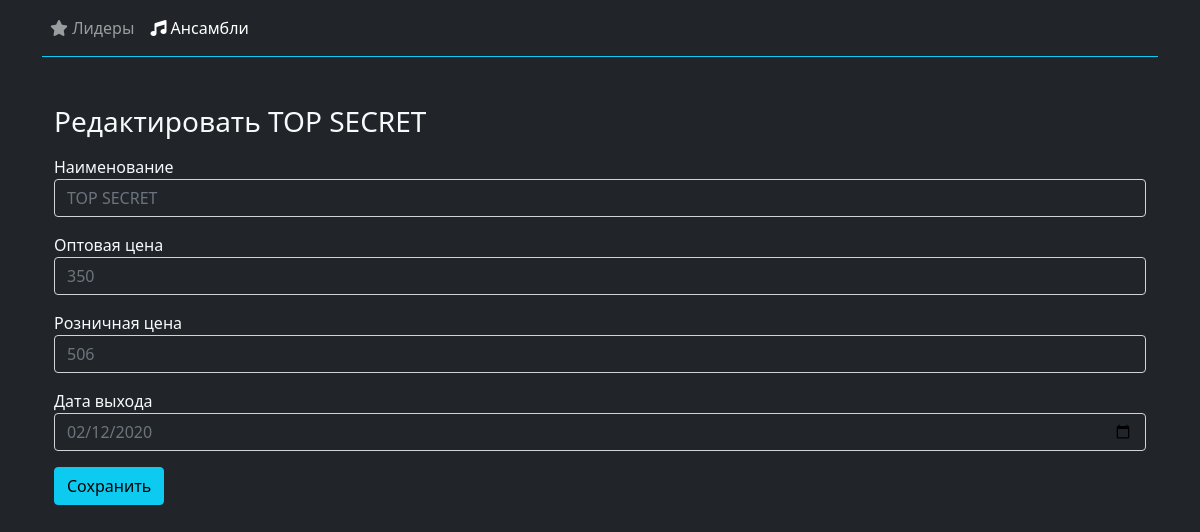
Page /edit-record?ensemble_id=1&record_id=2 on the earlier database version.
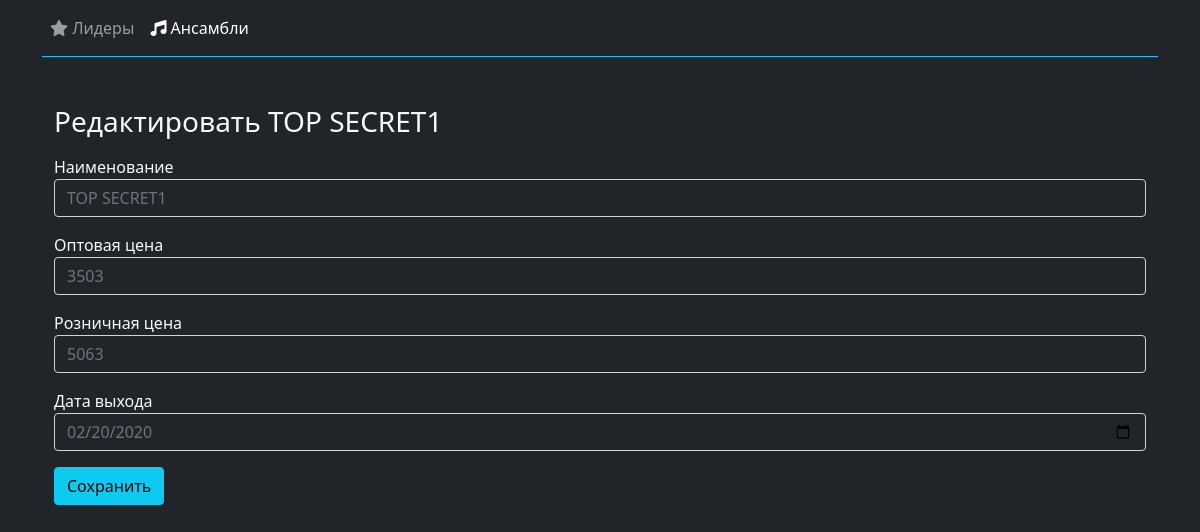
Same page on the later database version.
### models.py (models this page shows)
class Record(db.Model):
    id = db.Column(db.Integer, primary_key=True, autoincrement=True)
    ensemble_id = db.Column(db.Integer, db.ForeignKey('ensemble.id'), nullable=False)
    label_id = db.Column(db.Integer, db.ForeignKey('label.id'), nullable=False)
    seller_id = db.Column(db.Integer, db.ForeignKey('seller.id'), nullable=False)
    name = db.Column(db.String(80), nullable=False)
    price_wholesale = db.Column(db.Integer, nullable=False)
    price_retail = db.Column(db.Integer, nullable=False)
    release_date = db.Column(db.Date, nullable=False)

### app.py (the view, shortened to what this page needs)
@app.route('/edit-record', methods=["GET", "POST"])
def edit_record():
    ensemble_id = request.args.get('ensemble_id')
    record_id = request.args.get('record_id')
    record = Record.query.filter_by(id=record_id).first()
    return render_template('edit_record.html', record=record, ensemble_id=ensemble_id)

### templates/edit_record.html (shortened to what this page needs)
<!doctype html>
<html lang="en">
<head>
    <link href="https://cdn.jsdelivr.net/npm/bootstrap@5.0.0-beta1/dist/css/bootstrap.min.css" rel="stylesheet"
>
</head>
<body style="background-color:#212529 !important">
<div class="container">
    <nav class="navbar navbar-expand-sm bg-dark navbar-dark border-bottom border-info">
        <ul class="navbar-nav ">
            <li class="nav-item">
                <a class="nav-link" href="/"><i class="fa fa-star" aria-hidden="true"></i></i> Лидеры</a>
            </li>
            <li class="nav-item">
                <a class="nav-link active ml-2" href="/ensembles"><i class="fa fa-music" aria-hidden="true"></i>
                    Ансамбли</a>
            </li>
        </ul>
    </nav>
    <div class="container">
        <h3 class="text-light mt-5">Редактировать {{ record.name }}</h3>
        <form action="/edit-record" method="POST">
            <div class="form-group mt-3">
                <label for="record_name"  class="text-light">Наименование</label>
                <input class="form-control bg-dark text-muted" type="text" name="record_name" id="record_name" value="{{ record.name }}" required>
            </div>
            <div class="form-group mt-3">
                <label for="price_wholesale"  class="text-light">Оптовая цена</label>
                <input class="form-control bg-dark text-muted" type="number" min="1" step="any" name="price_wholesale" id="price_wholesale"
                       value="{{ record.price_wholesale }}" required>
            </div>
            <div class="form-group mt-3">
                <label for="price_retail"  class="text-light">Розничная цена</label>
                <input class="form-control bg-dark text-muted" type="number" min="1" step="any" name="price_retail" id="price_retail"
                       value="{{ record.price_retail }}"
                       required>
            </div>
            <div class="form-group mt-3">
                <label for="release_date"  class="text-light">Дата выхода</label>
                <input class="form-control bg-dark text-muted" type="date" name="release_date" id="release_date" value="{{ record.release_date }}" required>
            </div>
            <button class="btn btn-info mt-3" type="submit">Сохранить</button>
        </form>
    </div>
</body>
</html>

Differences in the rows shown:
changed Record: name "TOP SECRET" → "TOP SECRET1"; record_name "TOP SECRET" → "TOP SECRET1"; price_wholesale "350" → "3503"; price_retail "506" → "5063"; release_date "02/12/2020" → "02/20/2020"
